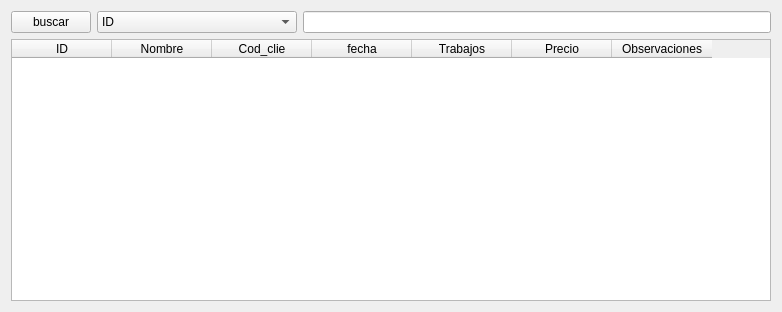
<?xml version="1.0" encoding="UTF-8"?>
<ui version="4.0">
 <class>Buscar_widget</class>
 <widget class="QWidget" name="Buscar_widget">
  <property name="geometry">
   <rect>
    <x>0</x>
    <y>0</y>
    <width>782</width>
    <height>312</height>
   </rect>
  </property>
  <property name="windowTitle">
   <string>Form</string>
  </property>
  <layout class="QGridLayout" name="gridLayout">
   <item row="0" column="2">
    <widget class="QLineEdit" name="buscar_txt">
     <property name="styleSheet">
      <string notr="true"/>
     </property>
    </widget>
   </item>
   <item row="0" column="0">
    <widget class="QPushButton" name="buscar_btn">
     <property name="text">
      <string>buscar</string>
     </property>
    </widget>
   </item>
   <item row="1" column="0" colspan="3">
    <widget class="QTableWidget" name="tableWidget">
     <property name="alternatingRowColors">
      <bool>true</bool>
     </property>
     <column>
      <property name="text">
       <string>ID</string>
      </property>
     </column>
     <column>
      <property name="text">
       <string>Nombre</string>
      </property>
     </column>
     <column>
      <property name="text">
       <string>Cod_clie</string>
      </property>
     </column>
     <column>
      <property name="text">
       <string>fecha</string>
      </property>
     </column>
     <column>
      <property name="text">
       <string>Trabajos</string>
      </property>
     </column>
     <column>
      <property name="text">
       <string>Precio</string>
      </property>
     </column>
     <column>
      <property name="text">
       <string>Observaciones</string>
      </property>
     </column>
    </widget>
   </item>
   <item row="0" column="1">
    <widget class="QComboBox" name="tipodecelda_cmb">
     <property name="minimumSize">
      <size>
       <width>200</width>
       <height>0</height>
      </size>
     </property>
     <item>
      <property name="text">
       <string>ID</string>
      </property>
     </item>
     <item>
      <property name="text">
       <string>Nombre</string>
      </property>
     </item>
     <item>
      <property name="text">
       <string>Cod_clie</string>
      </property>
     </item>
     <item>
      <property name="text">
       <string>fecha</string>
      </property>
     </item>
     <item>
      <property name="text">
       <string>Trabajos</string>
      </property>
     </item>
     <item>
      <property name="text">
       <string>Precio</string>
      </property>
     </item>
     <item>
      <property name="text">
       <string>Observaciones</string>
      </property>
     </item>
    </widget>
   </item>
  </layout>
 </widget>
 <resources/>
 <connections/>
</ui>
